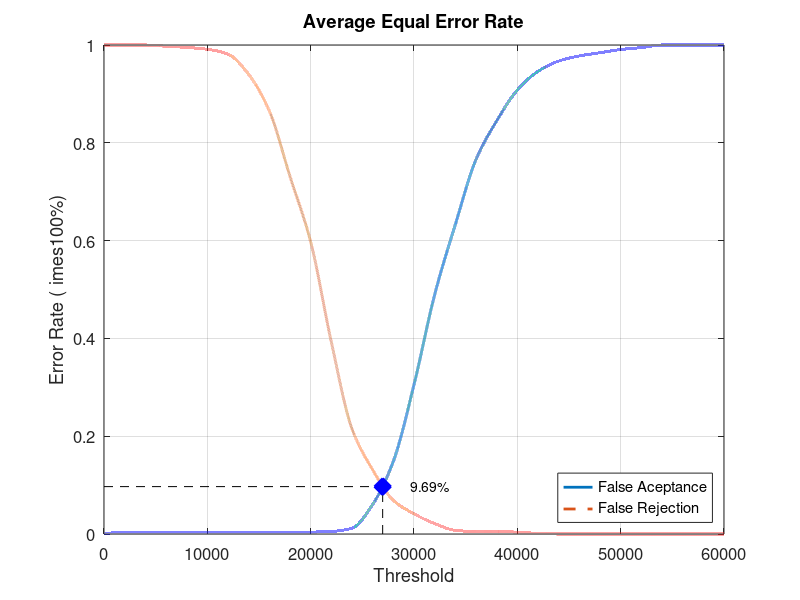
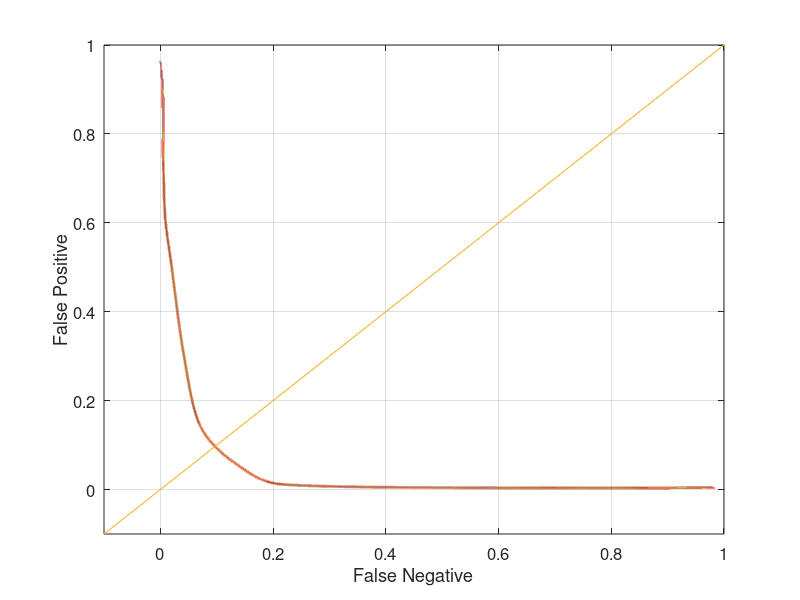

MATLAB code for these plots, in order:
close all;
clear;
clc;
x = 0:2000:60000;
xq = 0:0.5:60000;

y0 = [0 0.00394737 0.00394737 0.00394737 0.00394737 0.00394737 0.00394737 0.00394737 0.00394737 0.00394737 0.00394737 0.00526316 0.0118421 0.0605263 0.148684 0.305263 0.489474 0.632895 0.765789 0.844737 0.907895 0.946053 0.967105 0.977632 0.98421 0.990789 0.994737 1 1 1 1]
yy0 = interp1(x, y0, xq, 'pchip');
y1 = [1 1 1 0.9975 0.995 0.99125 0.98125 0.94 0.865 0.73125 0.5975 0.3925 0.215 0.13125 0.06875 0.04125 0.02125 0.0075 0.005 0.005 0.00375 0.00125 0 0 0 0 0 0 0 0 0]
yy1 = interp1(x, y1, xq, 'pchip');

% Calculating EER: 
y2 = abs(y0 - y1);
find(y2 == min(y2))
yy2 = abs(yy0 - yy1);
xEER = find(yy2 == min(yy2));
xEERIndex = xq(xEER) % X-axis EER
yEER = yy0(xEER) % Y-axis EER

main = figure
plot(xq, yy0,'-','LineWidth', 2);	hold on
plot(xq, yy1,'--','LineWidth', 2);	hold on
plot([xEERIndex xEERIndex], [0 yEER], 'k--');	hold on
plot([0 xEERIndex], [yEER yEER], 'k--');	hold on
plot(xEERIndex, yEER, 'bx', 'LineWidth', 10);	hold on
text(xEERIndex + 10 * xEERIndex / 100, yEER, [num2str(round((10000 * yEER)) / 100) '%'])
legend('False Aceptance', 'False Rejection', 'Location', 'SouthEast')
xlabel('Threshold')
ylabel('Error Rate (	imes100%)')
title('Average Equal Error Rate')
set(gca, 'FontSize', 12)
axis([0 60000 0 1])
grid on

print(main, 'Experiment3AverageMain', '-dpng');
FNRxFPR = figure('Color', [1 1 1]);
plot(yy1, yy0, '-', yy1, yy0, 'LineWidth', 2);
hold on
y = -0.1:0.1:1
plot(y, y); 
set(gca, 'FontSize', 12)
xlabel('False Negative')
ylabel('False Positive')
axis([-0.1 1 -0.1 1])
set(gca, 'FontSize', 12)
grid on

print(FNRxFPR, 'Experiment3AverageFNRxFPR','-dpng');
